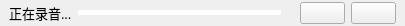
<?xml version="1.0" encoding="UTF-8"?>
<ui version="4.0">
 <class>UIAudioBar</class>
 <widget class="QWidget" name="UIAudioBar">
  <property name="geometry">
   <rect>
    <x>0</x>
    <y>0</y>
    <width>405</width>
    <height>26</height>
   </rect>
  </property>
  <property name="windowTitle">
   <string>UIAudioBar</string>
  </property>
  <property name="styleSheet">
   <string notr="true"/>
  </property>
  <layout class="QHBoxLayout" name="horizontalLayout_2">
   <property name="leftMargin">
    <number>0</number>
   </property>
   <property name="topMargin">
    <number>0</number>
   </property>
   <property name="rightMargin">
    <number>0</number>
   </property>
   <property name="bottomMargin">
    <number>0</number>
   </property>
   <item>
    <widget class="QWidget" name="widget" native="true">
     <property name="styleSheet">
      <string notr="true">border-image: url(./images/audioBar.png)</string>
     </property>
     <layout class="QHBoxLayout" name="horizontalLayout_3">
      <property name="leftMargin">
       <number>9</number>
      </property>
      <property name="topMargin">
       <number>0</number>
      </property>
      <property name="rightMargin">
       <number>9</number>
      </property>
      <property name="bottomMargin">
       <number>0</number>
      </property>
      <item>
       <widget class="QLabel" name="label">
        <property name="maximumSize">
         <size>
          <width>75</width>
          <height>16777215</height>
         </size>
        </property>
        <property name="font">
         <font>
          <family>微软雅黑</family>
          <pointsize>10</pointsize>
         </font>
        </property>
        <property name="text">
         <string>正在录音...</string>
        </property>
       </widget>
      </item>
      <item>
       <widget class="QProgressBar" name="progressBar">
        <property name="maximumSize">
         <size>
          <width>16777215</width>
          <height>5</height>
         </size>
        </property>
        <property name="styleSheet">
         <string notr="true">QProgressBar{
	border-image: url(:/LoginWindow/images/AuxiliaryPanelBack.png);
        border: none;
        border-radius: 2px;}
QProgressBar::chunk{
		border-radius:2px;
        background-color: rgb(7, 157, 210);}</string>
        </property>
        <property name="maximum">
         <number>60</number>
        </property>
        <property name="value">
         <number>0</number>
        </property>
        <property name="textVisible">
         <bool>false</bool>
        </property>
       </widget>
      </item>
      <item>
       <widget class="QLabel" name="time_label">
        <property name="text">
         <string/>
        </property>
       </widget>
      </item>
      <item>
       <widget class="QPushButton" name="send_pushButton">
        <property name="minimumSize">
         <size>
          <width>45</width>
          <height>22</height>
         </size>
        </property>
        <property name="maximumSize">
         <size>
          <width>45</width>
          <height>22</height>
         </size>
        </property>
        <property name="cursor">
         <cursorShape>PointingHandCursor</cursorShape>
        </property>
        <property name="styleSheet">
         <string notr="true">QPushButton{border-image: url(:/LoginWindow/images/audioSend.png)}
QPushButton:hover{border-image: url(:/LoginWindow/images/audioSend1.png)}</string>
        </property>
        <property name="text">
         <string/>
        </property>
       </widget>
      </item>
      <item>
       <widget class="QPushButton" name="cancel_pushButton">
        <property name="minimumSize">
         <size>
          <width>45</width>
          <height>22</height>
         </size>
        </property>
        <property name="maximumSize">
         <size>
          <width>45</width>
          <height>22</height>
         </size>
        </property>
        <property name="cursor">
         <cursorShape>PointingHandCursor</cursorShape>
        </property>
        <property name="styleSheet">
         <string notr="true">QPushButton{border-image: url(:/LoginWindow/images/audioCancel.png)}
QPushButton:hover{border-image: url(:/LoginWindow/images/audioCancel1.png)}url(:/LoginWindow/images/audioCancel.png)</string>
        </property>
        <property name="text">
         <string/>
        </property>
       </widget>
      </item>
     </layout>
    </widget>
   </item>
  </layout>
 </widget>
 <layoutdefault spacing="6" margin="11"/>
 <resources>
  <include location="loginwindow.qrc"/>
 </resources>
 <connections/>
</ui>
